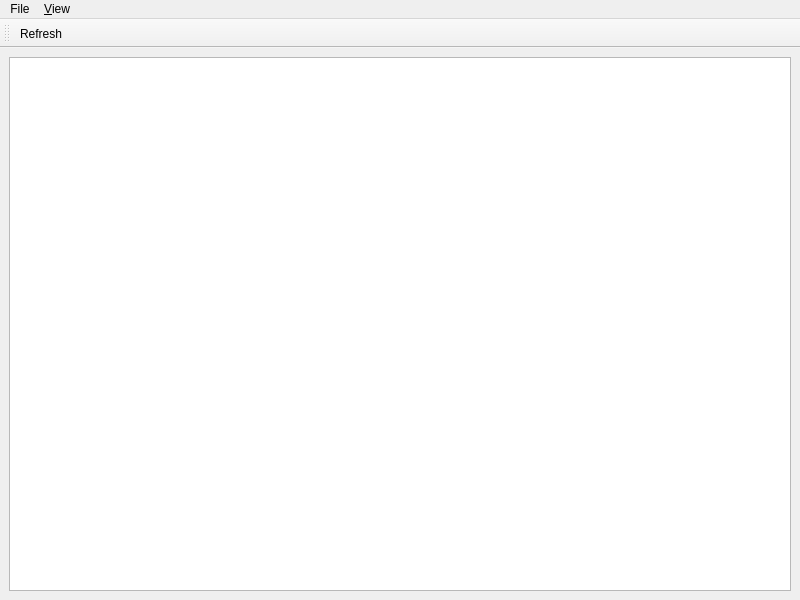
<?xml version="1.0" encoding="UTF-8"?>
<ui version="4.0">
 <class>CUiInspector</class>
 <widget class="QMainWindow" name="CUiInspector">
  <property name="geometry">
   <rect>
    <x>0</x>
    <y>0</y>
    <width>800</width>
    <height>600</height>
   </rect>
  </property>
  <property name="windowTitle">
   <string>Inspector</string>
  </property>
  <widget class="QWidget" name="centralwidget">
   <layout class="QVBoxLayout" name="verticalLayout">
    <item>
     <widget class="QTreeWidget" name="treeWidget">
      <property name="editTriggers">
       <set>QAbstractItemView::NoEditTriggers</set>
      </property>
      <property name="selectionMode">
       <enum>QAbstractItemView::NoSelection</enum>
      </property>
      <attribute name="headerVisible">
       <bool>false</bool>
      </attribute>
      <column>
       <property name="text">
        <string>1</string>
       </property>
      </column>
     </widget>
    </item>
   </layout>
  </widget>
  <widget class="QMenuBar" name="menubar">
   <property name="geometry">
    <rect>
     <x>0</x>
     <y>0</y>
     <width>800</width>
     <height>36</height>
    </rect>
   </property>
   <widget class="QMenu" name="menuFile">
    <property name="title">
     <string>File</string>
    </property>
    <addaction name="action_Close"/>
   </widget>
   <widget class="QMenu" name="menuEdit">
    <property name="title">
     <string>&amp;View</string>
    </property>
    <addaction name="action_Refresh"/>
   </widget>
   <addaction name="menuFile"/>
   <addaction name="menuEdit"/>
  </widget>
  <widget class="QToolBar" name="toolBar">
   <property name="windowTitle">
    <string>toolBar</string>
   </property>
   <attribute name="toolBarArea">
    <enum>TopToolBarArea</enum>
   </attribute>
   <attribute name="toolBarBreak">
    <bool>false</bool>
   </attribute>
   <addaction name="action_Refresh"/>
  </widget>
  <action name="action_Close">
   <property name="text">
    <string>&amp;Close</string>
   </property>
  </action>
  <action name="action_Refresh">
   <property name="text">
    <string>&amp;Refresh</string>
   </property>
  </action>
 </widget>
 <resources/>
 <connections/>
</ui>
